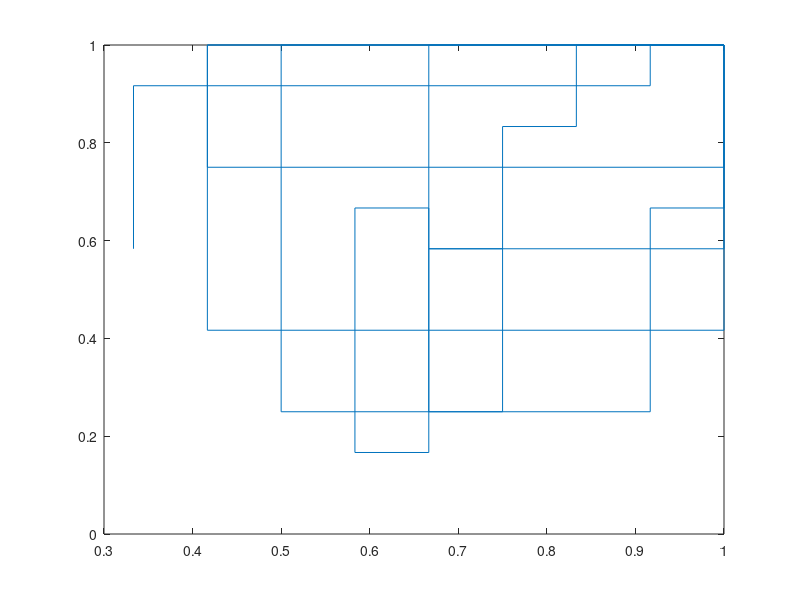

Write MATLAB code to recreate this figure.
function DrawGraph

LAccuracy = [0.7500 0.6667  0.5833  0.6667  1.0000  0.4167  1.0000  1.0000  0.4167  1.0000  1.0000  0.6667  0.9167  1.0000  0.5000  0.7500  0.8333  1.0000  0.9167  0.3333];
MAccuracy = [0.5833 0.6667  0.1667  0.5833  1.0000  0.4167  1.0000  1.0000  0.7500  1.0000  1.0000  0.2500  0.6667  1.0000  0.2500  0.8333  1.0000  1.0000  0.9167  0.5833];

% plot(LAccuracy ,MAccuracy);
stairs(LAccuracy ,MAccuracy);


end
